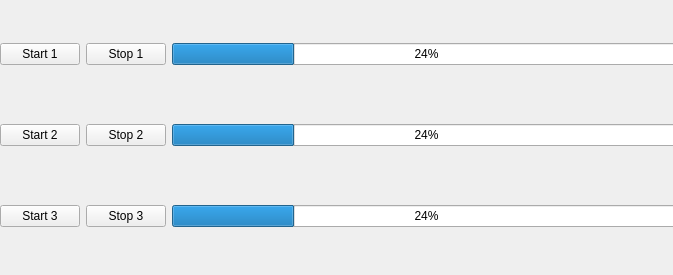
<?xml version="1.0" encoding="UTF-8"?>
<ui version="4.0">
 <class>MainWindow</class>
 <widget class="QMainWindow" name="MainWindow">
  <property name="geometry">
   <rect>
    <x>0</x>
    <y>0</y>
    <width>673</width>
    <height>275</height>
   </rect>
  </property>
  <property name="windowTitle">
   <string>MainWindow</string>
  </property>
  <widget class="QWidget" name="centralwidget">
   <widget class="QWidget" name="">
    <property name="geometry">
     <rect>
      <x>0</x>
      <y>-10</y>
      <width>681</width>
      <height>291</height>
     </rect>
    </property>
    <layout class="QGridLayout" name="gridLayout">
     <item row="0" column="0">
      <widget class="QPushButton" name="pushButton">
       <property name="text">
        <string>Start 1</string>
       </property>
      </widget>
     </item>
     <item row="0" column="1">
      <widget class="QPushButton" name="pushButton_4">
       <property name="text">
        <string>Stop 1</string>
       </property>
      </widget>
     </item>
     <item row="0" column="2">
      <widget class="QProgressBar" name="progressBar">
       <property name="value">
        <number>24</number>
       </property>
      </widget>
     </item>
     <item row="1" column="0">
      <widget class="QPushButton" name="pushButton_3">
       <property name="text">
        <string>Start 2</string>
       </property>
      </widget>
     </item>
     <item row="1" column="1">
      <widget class="QPushButton" name="pushButton_6">
       <property name="text">
        <string>Stop 2</string>
       </property>
      </widget>
     </item>
     <item row="1" column="2">
      <widget class="QProgressBar" name="progressBar_2">
       <property name="value">
        <number>24</number>
       </property>
      </widget>
     </item>
     <item row="2" column="0">
      <widget class="QPushButton" name="pushButton_2">
       <property name="text">
        <string>Start 3</string>
       </property>
      </widget>
     </item>
     <item row="2" column="1">
      <widget class="QPushButton" name="pushButton_5">
       <property name="text">
        <string>Stop 3</string>
       </property>
      </widget>
     </item>
     <item row="2" column="2">
      <widget class="QProgressBar" name="progressBar_3">
       <property name="value">
        <number>24</number>
       </property>
      </widget>
     </item>
    </layout>
   </widget>
  </widget>
 </widget>
 <resources/>
 <connections/>
</ui>
